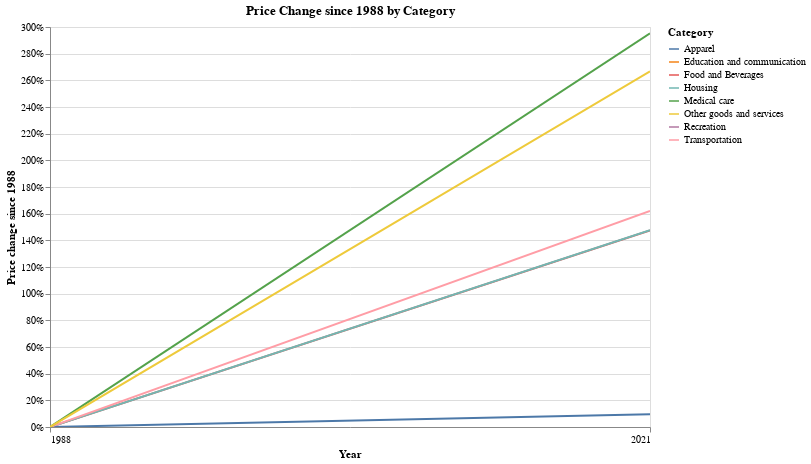

Notebook code for this chart:
### Code cell
# Slope Chart
alt.Chart(df[['date','change','Category']][(df['date'] == start_date) | (df['date'] == end_date)], title='Price Change since ' + str(start_year) +' by Category').mark_line().encode(
    x = alt.X('date', title = 'Year', axis = alt.Axis(values = [start_date, end_date], format='%Y')),
    y = alt.Y('change', title='Price change since ' + str(start_year), axis=alt.Axis(format='%')),
    color = 'Category'
).properties(height=400, width=600).interactive()

### Figure 1 — Vega-Lite specification as saved in the notebook (floating-point values rounded to 4 significant figures)
{"config": {"view": {"continuousWidth": 400, "continuousHeight": 300}}, "data": {"name": "data-fe42abd6afd1a22b54f5655095cceb2a"}, "mark": "line", "encoding": {"color": {"field": "Category", "type": "nominal"}, "x": {"axis": {"format": "%Y", "values": ["1/1/1988", "12/1/2021"]}, "field": "date", "title": "Year", "type": "temporal"}, "y": {"axis": {"format": "%"}, "field": "change", "title": "Price change since 1988", "type": "quantitative"}}, "height": 400, "selection": {"selector020": {"type": "interval", "bind": "scales", "encodings": ["x", "y"]}}, "title": "Price Change since 1988 by Category", "width": 600, "$schema": "https://vega.github.io/schema/vega-lite/v4.17.0.json", "datasets": {"data-fe42abd6afd1a22b54f5655095cceb2a": [{"date": "1988-01-01T00:00:00", "change": 0.0, "Category": "Food and Beverages"}, {"date": "1988-01-01T00:00:00", "change": 0.0, "Category": "Housing"}, {"date": "1988-01-01T00:00:00", "change": 0.0, "Category": "Apparel"}, {"date": "1988-01-01T00:00:00", "change": 0.0, "Category": "Transportation"}, {"date": "1988-01-01T00:00:00", "change": 0.0, "Category": "Medical care"}, {"date": "1988-01-01T00:00:00", "change": 0.0, "Category": "Other goods and services"}, {"date": "2021-12-01T00:00:00", "change": 1.474, "Category": "Food and Beverages"}, {"date": "2021-12-01T00:00:00", "change": 1.476, "Category": "Housing"}, {"date": "2021-12-01T00:00:00", "change": 0.09644, "Category": "Apparel"}, {"date": "2021-12-01T00:00:00", "change": 1.62, "Category": "Transportation"}, {"date": "2021-12-01T00:00:00", "change": 2.953, "Category": "Medical care"}, {"date": "2021-12-01T00:00:00", "change": 0.4149, "Category": "Recreation"}, {"date": "2021-12-01T00:00:00", "change": 0.7093, "Category": "Education and communication"}, {"date": "2021-12-01T00:00:00", "change": 2.668, "Category": "Other goods and services"}]}}
